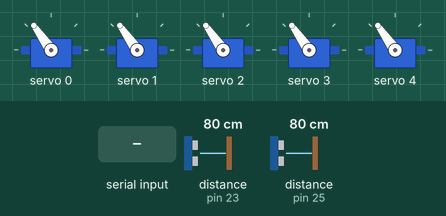
Recording of a sketch running on a simulated Arduino Mega 2560, built with avr-gcc and run on an emulated ATmega2560. On the bench: 5 × servo. Wiring (inferred from the names in the program): 2 × ultrasonic range finder: trigger pin 22, echo pin 23 / trigger pin 24, echo pin 25. Inputs (shaded band) come from the test bench; at power-on: distance to the obstacle (sensors on pin 23, pin 25) 80 cm. The echo pulse lasts 58.3 µs per cm; what the sketch prints to the serial monitor is not drawn.

Above: at 1.2 s.
1.3 s: "BASE_LEFT_START\n" received over Serial
At 6.7 s:
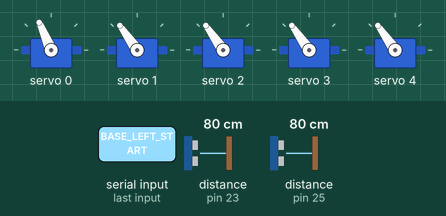
7.3 s: "ARM_UP_START\n" received over Serial
At 13.2 s:
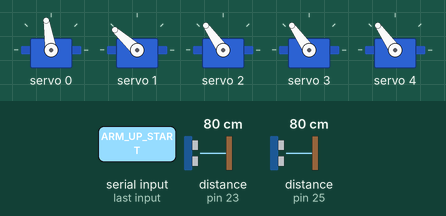
13.3 s: "BASE_LEFT_STOP\n" received over Serial
At 13.8 s:
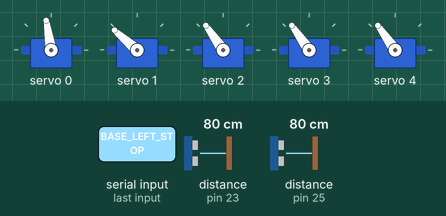
16.3 s: "BASE_RIGHT_START\n" received over Serial
At 19.3 s:
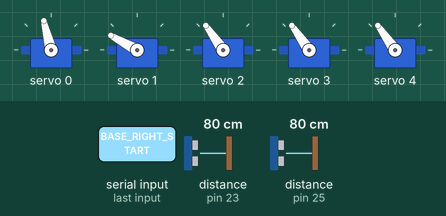
Timing chart, 0 to 25.0 s (numbered marks = the images above; inputs shaded):
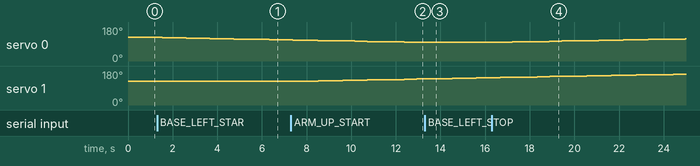

The sketch:

new_mega_coms.ino
```cpp
#include <Wire.h>
#include <Adafruit_PWMServoDriver.h>

// Initialize PCA9685 Servo Driver
Adafruit_PWMServoDriver pwm = Adafruit_PWMServoDriver(0x40);

// Servo channel assignments
#define BASE_SERVO 0
#define ARM_SERVO 1
#define FOREARM_SERVO 2
#define WRIST_SERVO 3
#define GRIPPER_SERVO 4

// Servo min/max pulse values
#define SERVO_MIN 150
#define SERVO_MAX 600

// Ultrasonic Sensor Pins
#define FRONT_TRIG 22
#define FRONT_ECHO 23
#define BOTTOM_TRIG 24
#define BOTTOM_ECHO 25

// Servo Angles
int baseAngle = 90, armAngle = 90, forearmAngle = 90, wristAngle = 90, gripperAngle = 90;

// Movement Flags
bool baseLeftMoving = false, baseRightMoving = false;
bool armUpMoving = false, armDownMoving = false;
bool forearmForwardMoving = false, forearmBackwardMoving = false;
bool wristLeftMoving = false, wristRightMoving = false;
bool gripperOpenMoving = false, gripperCloseMoving = false;

// Obstacle Avoidance Mode (not used in manual mode, but flag kept)
bool isAutoMode = false;

// Function to Move Servo Smoothly
void moveServo(int channel, int targetAngle) {
  pwm.setPWM(channel, 0, map(targetAngle, 0, 180, SERVO_MIN, SERVO_MAX));
}

// Function to Get Distance from Ultrasonic Sensor
long getDistance(int trigPin, int echoPin) {
  digitalWrite(trigPin, LOW);
  delayMicroseconds(2);
  digitalWrite(trigPin, HIGH);
  delayMicroseconds(10);
  digitalWrite(trigPin, LOW);
  long duration = pulseIn(echoPin, HIGH);
  return duration * 0.034 / 2;  // Convert to cm
}

void setup() {
  Serial.begin(115200);  // Connected to Raspberry Pi via USB
  pwm.begin();
  pwm.setPWMFreq(50);

  pinMode(FRONT_TRIG, OUTPUT);
  pinMode(FRONT_ECHO, INPUT);
  pinMode(BOTTOM_TRIG, OUTPUT);
  pinMode(BOTTOM_ECHO, INPUT);

  // Initialize Servo Positions
  moveServo(BASE_SERVO, baseAngle);
  moveServo(ARM_SERVO, armAngle);
  moveServo(FOREARM_SERVO, forearmAngle);
  moveServo(WRIST_SERVO, wristAngle);
  moveServo(GRIPPER_SERVO, gripperAngle);

  Serial.println("✅ Arduino Mega Ready. Waiting for commands from Pi...");
}

void loop() {
  // 🔹 Check for Incoming Commands from Raspberry Pi
  if (Serial.available()) {
    String command = Serial.readStringUntil('\n');
    command.trim();
    Serial.print("📩 Received Command: ");
    Serial.println(command);

    // Handle Auto Mode (future use)
    if (command == "AUTO_ON") {
      isAutoMode = true;
      Serial.println("🚀 Auto Mode Activated!");
    } else if (command == "AUTO_OFF") {
      isAutoMode = false;
      Serial.println("🛑 Auto Mode Deactivated!");
    }

    // Base Movement
    else if (command == "BASE_LEFT_START") baseLeftMoving = true;
    else if (command == "BASE_LEFT_STOP") baseLeftMoving = false;
    else if (command == "BASE_RIGHT_START") baseRightMoving = true;
    else if (command == "BASE_RIGHT_STOP") baseRightMoving = false;

    // Arm Movement
    else if (command == "ARM_UP_START") armUpMoving = true;
    else if (command == "ARM_UP_STOP") armUpMoving = false;
    else if (command == "ARM_DOWN_START") armDownMoving = true;
    else if (command == "ARM_DOWN_STOP") armDownMoving = false;

    // Forearm Movement
    else if (command == "FOREARM_FORWARD_START") forearmForwardMoving = true;
    else if (command == "FOREARM_FORWARD_STOP") forearmForwardMoving = false;
    else if (command == "FOREARM_BACKWARD_START") forearmBackwardMoving = true;
    else if (command == "FOREARM_BACKWARD_STOP") forearmBackwardMoving = false;

    // Wrist Movement
    else if (command == "WRIST_ROTATE_LEFT_START") wristLeftMoving = true;
    else if (command == "WRIST_ROTATE_LEFT_STOP") wristLeftMoving = false;
    else if (command == "WRIST_ROTATE_RIGHT_START") wristRightMoving = true;
    else if (command == "WRIST_ROTATE_RIGHT_STOP") wristRightMoving = false;

    // Gripper Movement
    else if (command == "GRIP_OPEN_START") gripperOpenMoving = true;
    else if (command == "GRIP_OPEN_STOP") gripperOpenMoving = false;
    else if (command == "GRIP_CLOSE_START") gripperCloseMoving = true;
    else if (command == "GRIP_CLOSE_STOP") gripperCloseMoving = false;
  }

  // 🔹 Continuous Movement Logic
  if (baseLeftMoving && baseAngle > 0) { baseAngle -= 1; moveServo(BASE_SERVO, baseAngle); delay(20); }
  if (baseRightMoving && baseAngle < 180) { baseAngle += 1; moveServo(BASE_SERVO, baseAngle); delay(20); }

  if (armUpMoving && armAngle < 180) { armAngle += 1; moveServo(ARM_SERVO, armAngle); delay(20); }
  if (armDownMoving && armAngle > 0) { armAngle -= 1; moveServo(ARM_SERVO, armAngle); delay(20); }

  if (forearmForwardMoving && forearmAngle < 180) { forearmAngle += 1; moveServo(FOREARM_SERVO, forearmAngle); delay(20); }
  if (forearmBackwardMoving && forearmAngle > 0) { forearmAngle -= 1; moveServo(FOREARM_SERVO, forearmAngle); delay(20); }

  if (wristLeftMoving && wristAngle > 0) { wristAngle -= 1; moveServo(WRIST_SERVO, wristAngle); delay(20); }
  if (wristRightMoving && wristAngle < 180) { wristAngle += 1; moveServo(WRIST_SERVO, wristAngle); delay(20); }

  if (gripperOpenMoving && gripperAngle < 180) { gripperAngle += 1; moveServo(GRIPPER_SERVO, gripperAngle); delay(20); }
  if (gripperCloseMoving && gripperAngle > 0) { gripperAngle -= 1; moveServo(GRIPPER_SERVO, gripperAngle); delay(20); }

  // 🔹 Read Ultrasonic Sensor Data
  long frontDistance = getDistance(FRONT_TRIG, FRONT_ECHO);
  long bottomDistance = getDistance(BOTTOM_TRIG, BOTTOM_ECHO);
  Serial.print("Front: "); Serial.print(frontDistance); Serial.print(" cm | Bottom: "); Serial.println(bottomDistance);

  // (Optional) Send Distance Back to Pi
  Serial.print("DIST:");
  Serial.print(frontDistance);
  Serial.print(",");
  Serial.println(bottomDistance);

  delay(500);
}
```

Measured:
- after the input at 1.3 s, servo 0: moves from 125° to 112° over 5.3 s, starting after 0.24 s
- after the input at 7.3 s, servo 1: moves from 125° to 138° over 5.5 s, starting after 0.11 s
- after the input at 13.3 s, servo 0: stays 99° (without the input it goes to 97° after 0.17 s)
- after the input at 16.3 s, servo 0: moves from 99° to 118° over 8.3 s, starting after 0.37 s
